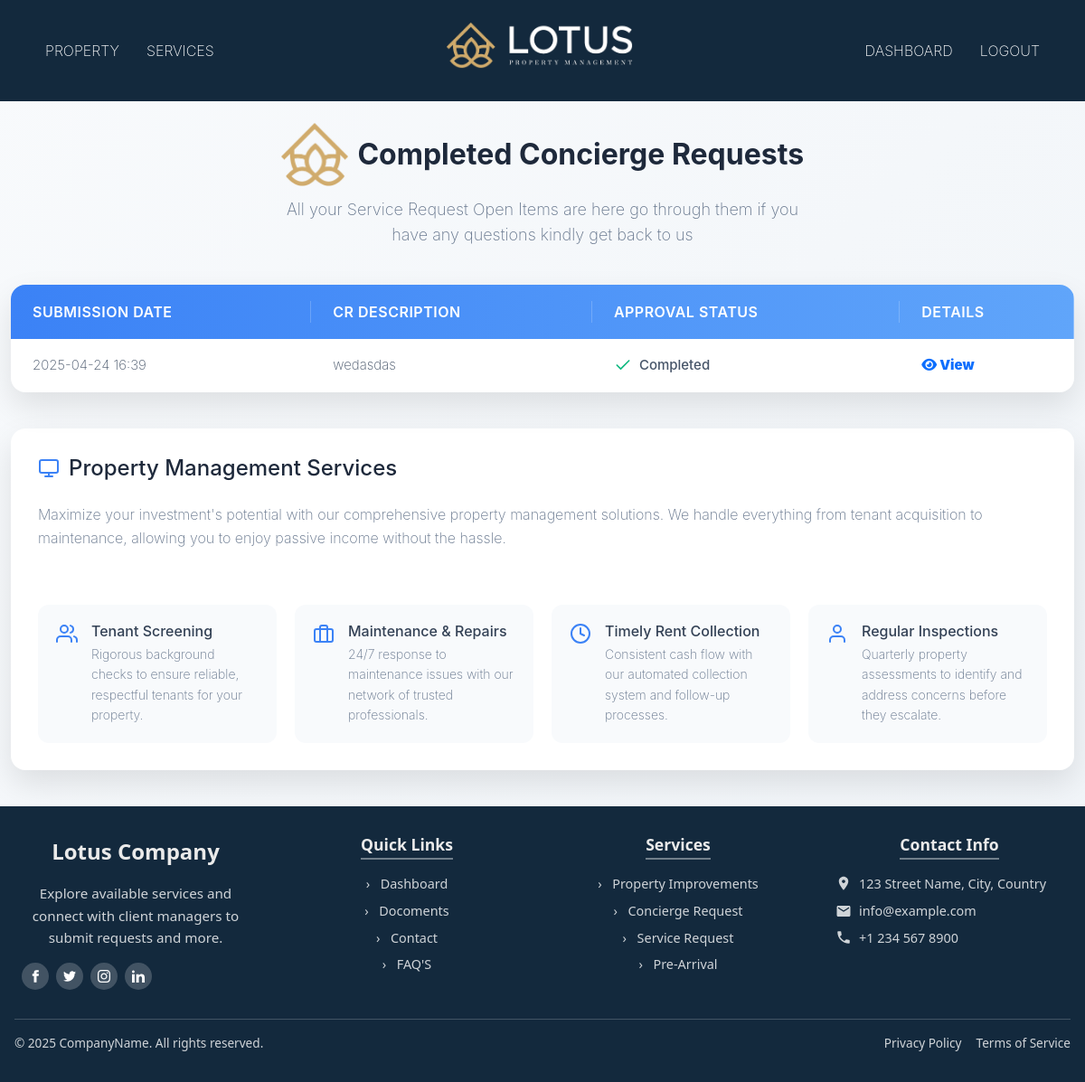
Page /completed_concierge_services (signed in) on the earlier database version.
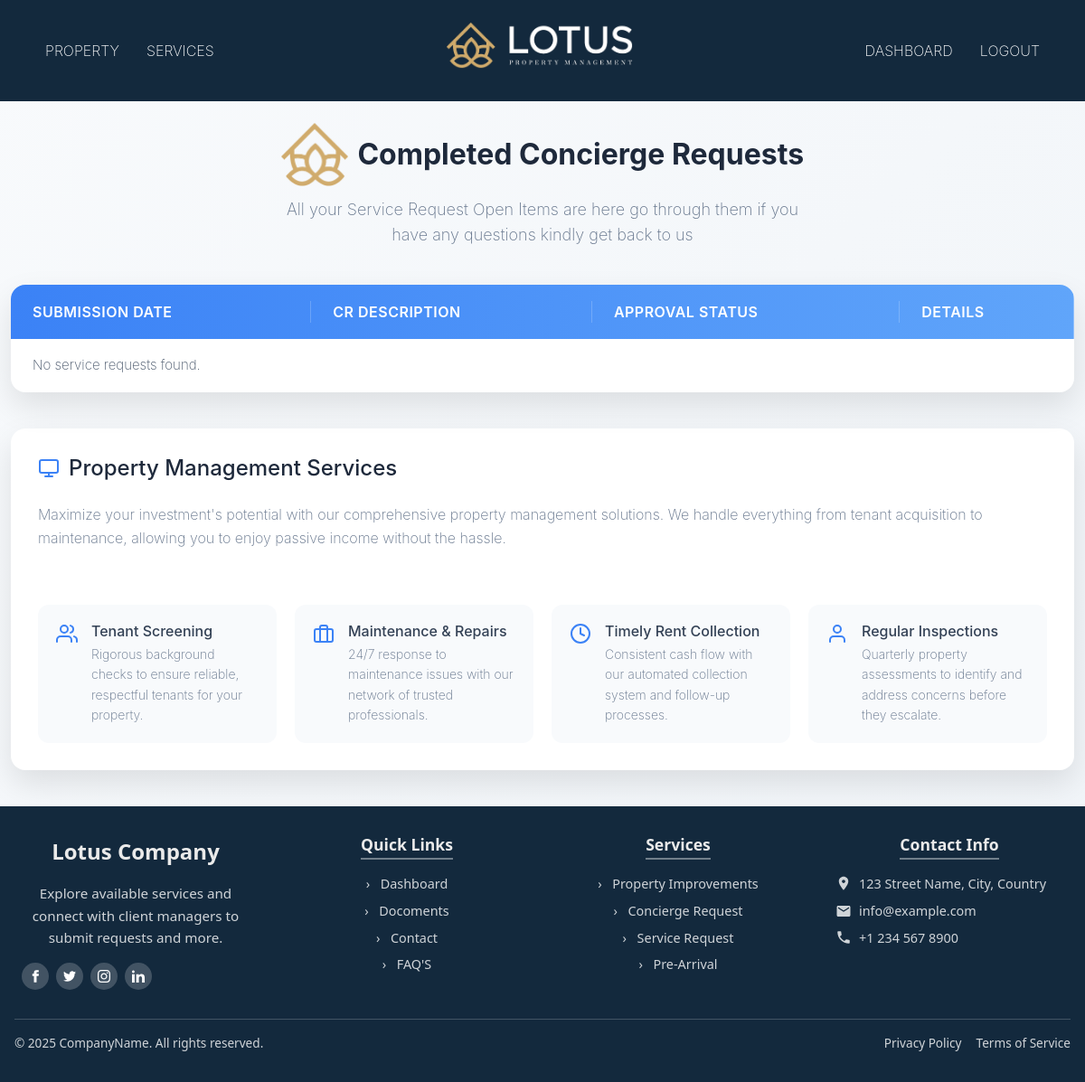
Same page on the later database version.
### servicedetails/models.py (models this page shows, shortened)
class ConciergeServiceRequest(models.Model):
    STATUS_CHOICES = [
        ('pending', 'Pending'),
        ('open', 'Open'),
        ('completed', 'Completed'),
        ('denied', 'Denied'),
    ]
    user = models.ForeignKey(Client, on_delete=models.CASCADE)
    description = models.TextField()
    status = models.CharField(max_length=10, choices=STATUS_CHOICES, default='open')
    vendor = models.ForeignKey(Vendor, on_delete=models.SET_NULL, null=True, blank=True)
    created_at = models.DateTimeField(auto_now_add=True)
    completation_denied_date = models.DateField(blank=True, null=True)
    cost = models.BigIntegerField(default=0)

### mainapp/views.py (the view)
# urls.py: path('completed_concierge_services', completed_concierge_services, name='completed_concierge_services'),  # ✅ Added service request URL
def completed_concierge_services(request):
    client_id = request.session.get("client_id")
    if not client_id:
        return redirect("mainapp:client_login")
    try:
        client = Client.objects.get(id=client_id)
    except Client.DoesNotExist:
        return redirect("mainapp:client_login")
    service_requests = ConciergeServiceRequest.objects.filter(user=client, status='completed').order_by('-created_at')
    return render(request, 'services/concierge/completed_services.html', {'service_requests': service_requests})

### template/services/concierge/completed_services.html (shortened to what the changed rows need)
{% extends "outbase.html" %}
{% load static %}
{% block content %}
<link rel="stylesheet" href="https://cdnjs.cloudflare.com/ajax/libs/font-awesome/6.5.0/css/all.min.css">
    <div class="container">
        <div class="table-container">
            <table class="services-table">
                <thead>
                    <tr>
                        <th>Submission Date</th>
                        <th>CR Description</th>
                        <th>Approval Status</th>
                        <th>Details</th>
                    </tr>
                </thead>
                <tbody>
                    {% for request in service_requests %}
                    <tr class="{% if request.status == 'open' %}active{% endif %}">
                        <td class="cr-date">{{ request.created_at|date:"Y-m-d H:i" }}</td>
                        <td class="cr-description">{{ request.description }}</td>
                        <td class="cr-status availability-badge">
                            {% if request.status == 'completed' %}
                                <svg xmlns="http://www.w3.org/2000/svg" width="20" height="20" viewBox="0 0 24 24" fill="none" stroke="#10b981" stroke-width="2" stroke-linecap="round" stroke-linejoin="round"><polyline points="20 6 9 17 4 12"></polyline></svg>
                                Completed
                            {% elif request.status == 'pending' %}
                                <svg xmlns="http://www.w3.org/2000/svg" width="20" height="20" viewBox="0 0 24 24" fill="none" stroke="orange" stroke-width="2" stroke-linecap="round" stroke-linejoin="round"><circle cx="12" cy="12" r="10"></circle></svg>
                                Pending
                            {% elif request.status == 'denied' %}
                                <svg xmlns="http://www.w3.org/2000/svg" width="20" height="20" viewBox="0 0 24 24" fill="none" stroke="red" stroke-width="2" stroke-linecap="round" stroke-linejoin="round"><line x1="18" y1="6" x2="6" y2="18"></line><line x1="6" y1="6" x2="18" y2="18"></line></svg>
                                Denied
                            {% else %}
                                <svg xmlns="http://www.w3.org/2000/svg" width="20" height="20" viewBox="0 0 24 24" fill="none" stroke="#6b7280" stroke-width="2" stroke-linecap="round" stroke-linejoin="round"><circle cx="12" cy="12" r="10"></circle></svg>
                                Open
                            {% endif %}
                        </td>
                        <td>
                            <a href="#" class="btn-outline-primary" title="View" onclick="openCRModal(this)">
                                <i class="fa-solid fa-eye"><b> View </b></i>
                            </a>
                        </td>
                    </tr>
                    {% empty %}
                    <tr>
                        <td colspan="4">No service requests found.</td>
                    </tr>
                    {% endfor %}
                </tbody>
            </table>
        </div>
        <div class="service-details">
            <h2>
                Property Management Services
            </h2>
        </div>
    </div>
{% endblock content %}

Differences in the rows shown:
no longer on this page (row edited): ConciergeServiceRequest: created_at "2025-04-24 16:39", description "wedasdas", status "completed" (drawn)
Other differences:
text now shown: "No service requests found."
